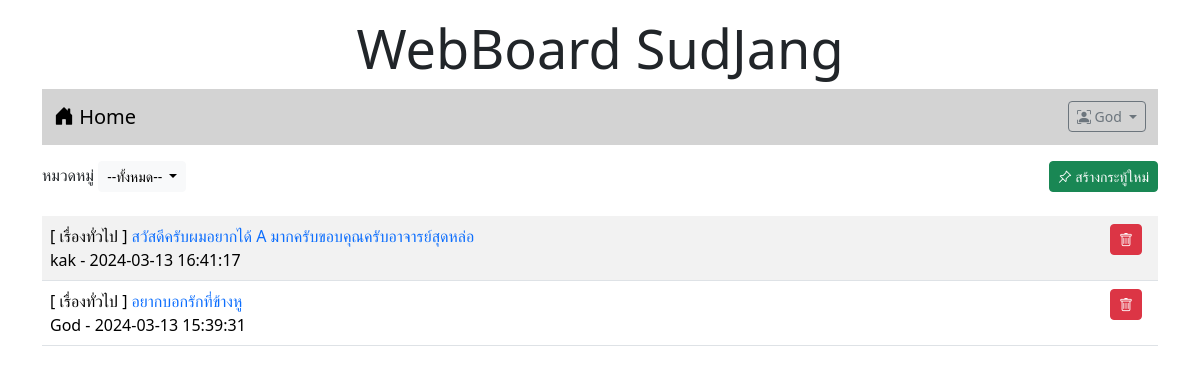
The app's page /index.php (signed in) with its own data.
### tables this page shows
CREATE TABLE `post` (
  `id` int(11) NOT NULL,
  `title` varchar(128) NOT NULL,
  `content` varchar(2048) NOT NULL,
  `post_date` datetime NOT NULL,
  `cat_id` int(11) NOT NULL,
  `user_id` int(11) NOT NULL
);

CREATE TABLE `category` (
  `id` int(11) NOT NULL,
  `name` varchar(32) NOT NULL
);

CREATE TABLE `user` (
  `id` int(11) NOT NULL,
  `login` varchar(32) NOT NULL,
  `password` varchar(64) NOT NULL,
  `name` varchar(64) NOT NULL,
  `gender` char(1) NOT NULL,
  `email` varchar(32) NOT NULL,
  `role` char(1) NOT NULL
);

### index.php (the view, shortened to what this page needs)
<!DOCTYPE html>
<html lang="en">
<head>
    <link rel="stylesheet" href="bootstrap-5.3.2-dist/css/bootstrap.min.css">
    <link rel="stylesheet" href="https://cdn.jsdelivr.net/npm/bootstrap-icons@1.11.3/font/bootstrap-icons.min.css">
</head>
<body>
    <div class="container-lg">
    <h1 style="text-align: center;font-size: 54px;"class="mt-3">WebBoard SudJang</h1>
<?php include "nav.php" ?>
<div class="mt-3 d-flex justify-content-between">
    <div>
    <label>หมวดหมู่</label>
        <span class="dropdown">
            <button class="btn btn-light btn-sm dropdown-toggle" type="button" data-bs-toggle="dropdown" aria-expanded="false">
            --ทั้งหมด--
        </button>
        </span>
    </div>
    <?php if(isset($_SESSION['id'])){ ?>
    <div><a href="newpost.php" class="btn btn-success btn-sm"><i class="bi bi-pin-angle"></i> สร้างกระทู้ใหม่</a></div>
 <?php }?>
</div>
<br>
<table class="table table-striped">
        <?php
        $conn=new PDO("mysql:host=localhost;dbname=webboard;charset=utf8","root","");
        $sql="SELECT t3.name,t1.title,t1.id,t2.login,t1.post_date FROM post as t1
        INNER JOIN user as t2 ON(t1.user_id=t2.id)
        INNER JOIN category as t3 ON (t1.cat_id=t3.id) ORDER BY t1.post_date DESC";
        $result=$conn->query($sql);
        while($row= $result->fetch()){
            echo "<tr><td class='d-flex justify-content-between'>
            <div>[ $row[0] ] <a href=post.php?id=$row[2]
            style=text-decoration:none>$row[1] </a><br>$row[3] - $row[4]</div>";
            if(isset($_SESSION['id']) && $_SESSION['role']=='a'){
                echo "<div class='me-2' align-self-center><a href=delete.php?id=$row[2]
                class ='btn btn-danger btn-sm' onclick='return myFunction()'><i class ='bi bi-trash'></i> </a></div>";
            }
        }
        ?>
</table>
    </div>
</body>
</html>

### records on screen
post: category.name "เรื่องทั่วไป", title "สวัสดีครับผมอยากได้ A มากครับขอบคุณครับอาจารย์สุดหล่อ", user.login "kak", post_date "2024-03-13 16:41:17"
post: category.name "เรื่องทั่วไป", title "อยากบอกรักที่ข้างหู", user.login "God", post_date "2024-03-13 15:39:31"

### other values on screen
$_SESSION['username'] "God"
